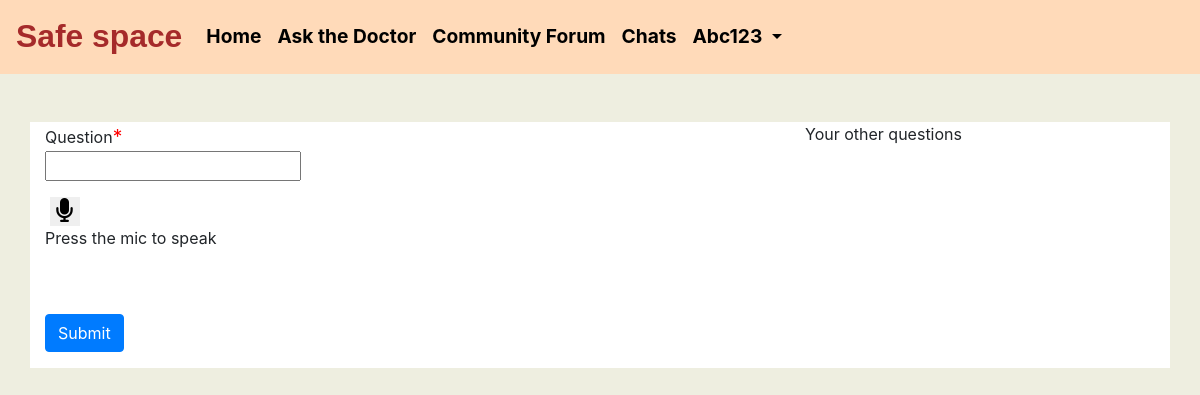
The app's page /ask_the_doctor/ask/3/ (signed in), older data.
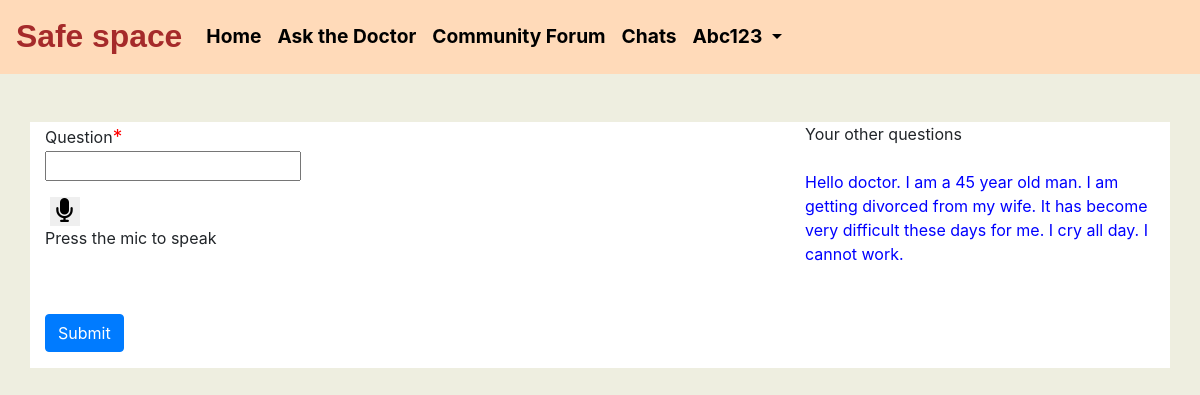
The same page, newer data.
### Ask_the_doctor/models.py (models this page shows, shortened)
class question_to_therapist(models.Model):
	class Meta:
		verbose_name_plural="Questions for therapists"
	id=models.AutoField(primary_key=True,unique=True)
	user=models.ForeignKey(Profile,on_delete=models.CASCADE,related_name='questionfortherapist',blank=True,null=True)
	therapist=models.ForeignKey(Therapist,on_delete=models.CASCADE,related_name='questionfortherapist',blank=True,null=True)
	question=RichTextField(blank=True,null=True)
	date=models.DateTimeField(auto_now_add=True)

### Ask_the_doctor/views.py (the view, shortened to what this page needs)
# urls.py: path('ask/<int:pk>/',views.NewQuestionView.as_view(), name="ask"),
class NewQuestionView(LoginRequiredMixin,CreateView):
	model=question_to_therapist
	form_class=QuestionForm
	def get_context_data(self,**kwargs):
		context=super().get_context_data(**kwargs)
		user_=self.request.user.profile
		context["questions"] = question_to_therapist.objects.filter(user=user_).order_by('id')
		return context
	'''def get(self,request,*args,**kwargs):
		return render(request,'ask_the_doctor/ask.html')

	def post(self,request,*args,**kwargs):

		questionform = QuestionForm(request.POST)

		therapist_ = get_object_or_404(Therapist, pk=self.kwargs.get('pk'))
		if questionform.is_valid():
			question = questionform.save(commit=False)
			question.user = request.user.profile
			question.therapist=therapist_

			question.question=questionform.cleaned_data.get('question')

			question.save()
			return render(request,'ask_the_doctor/ask.html',{'form' :questionform})
			#return render('ask_the_doctor/ask/<int:pk>/')

		return render(request,'ask_the_doctor/')
	'''

### Ask_the_doctor/forms.py
class QuestionForm(forms.ModelForm):
	question=forms.CharField(widget=CKEditorWidget(attrs={'class': 'form-control','placeholder': 'Type here'}))
	class Meta:
		model=question_to_therapist
		fields=['question']
		'''widgets={

	    		'question':forms.Textarea(attrs={'class':'form-control','label':'question','placeholder': 'Type here...'})
	    	}'''

### Ask_the_doctor/templates/Ask_the_doctor/question_to_therapist_form.html (shortened to what this page needs)
{% extends 'Ask_the_doctor/base.html' %}
{% block content %}
<br><br>
	<div class="container" style="background-color: white;">
		<div class="row">
			<br>
				<div class="col-lg-8 col-md-8 col-sm-12 col-xs-12 inner-box">
					<div class="form-group">
						<form method="POST">
							<p>
							{% for field in form %}
								{{field.label}}<span style="color: red;font-size: 1.2rem;">*</span><br>
								{{field}}
							{% endfor %}
							</p>
							&nbsp;<button type="button" onclick="record1()" class="re"><i class="fas fa-microphone mic"></i></button>
							<p id="instructions">Press the mic to speak</p>
							<br><br>
							<input type="submit" class="btn btn-primary" name="Submit">
						</form>
					</div>
				</div>
		<div class="col-lg-4 col-md-4 col-sm-12 col-xs-12">
		Your other questions <br><br>
				{% for questions in questions %}
                <a href="/ask_the_doctor/my_questions/{{questions.id}}" class="card-title flip">{{questions.question|safe}}</a>
				{% endfor %}
		</div>
		</div>
		</div>
{% endblock %}

Row changes from the older to the newer data that the page shows:
added question_to_therapist: question "Hello doctor. I am a 45 year old man. I am getting divorced from my wife. It has become very difficult these days for me. I cry all day. I cannot work."
